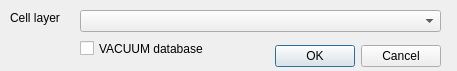
<?xml version="1.0" encoding="UTF-8"?>
<ui version="4.0">
 <class>CellMaker4</class>
 <widget class="QDialog" name="CellMaker4">
  <property name="geometry">
   <rect>
    <x>0</x>
    <y>0</y>
    <width>457</width>
    <height>71</height>
   </rect>
  </property>
  <property name="windowTitle">
   <string>Delete cell layer</string>
  </property>
  <widget class="QDialogButtonBox" name="buttonBox">
   <property name="enabled">
    <bool>true</bool>
   </property>
   <property name="geometry">
    <rect>
     <x>270</x>
     <y>40</y>
     <width>171</width>
     <height>32</height>
    </rect>
   </property>
   <property name="orientation">
    <enum>Qt::Horizontal</enum>
   </property>
   <property name="standardButtons">
    <set>QDialogButtonBox::Cancel|QDialogButtonBox::Ok</set>
   </property>
  </widget>
  <widget class="QLabel" name="label">
   <property name="geometry">
    <rect>
     <x>10</x>
     <y>10</y>
     <width>91</width>
     <height>16</height>
    </rect>
   </property>
   <property name="text">
    <string>Cell layer</string>
   </property>
  </widget>
  <widget class="QComboBox" name="cbCells">
   <property name="geometry">
    <rect>
     <x>80</x>
     <y>10</y>
     <width>361</width>
     <height>22</height>
    </rect>
   </property>
  </widget>
  <widget class="QCheckBox" name="cbVacuum">
   <property name="geometry">
    <rect>
     <x>80</x>
     <y>40</y>
     <width>131</width>
     <height>17</height>
    </rect>
   </property>
   <property name="text">
    <string>VACUUM database</string>
   </property>
   <property name="checkable">
    <bool>true</bool>
   </property>
   <property name="checked">
    <bool>false</bool>
   </property>
  </widget>
 </widget>
 <tabstops>
  <tabstop>cbCells</tabstop>
  <tabstop>buttonBox</tabstop>
 </tabstops>
 <resources/>
 <connections>
  <connection>
   <sender>buttonBox</sender>
   <signal>accepted()</signal>
   <receiver>CellMaker4</receiver>
   <slot>accept()</slot>
   <hints>
    <hint type="sourcelabel">
     <x>260</x>
     <y>55</y>
    </hint>
    <hint type="destinationlabel">
     <x>228</x>
     <y>35</y>
    </hint>
   </hints>
  </connection>
  <connection>
   <sender>buttonBox</sender>
   <signal>rejected()</signal>
   <receiver>CellMaker4</receiver>
   <slot>reject()</slot>
   <hints>
    <hint type="sourcelabel">
     <x>260</x>
     <y>55</y>
    </hint>
    <hint type="destinationlabel">
     <x>228</x>
     <y>35</y>
    </hint>
   </hints>
  </connection>
 </connections>
</ui>
